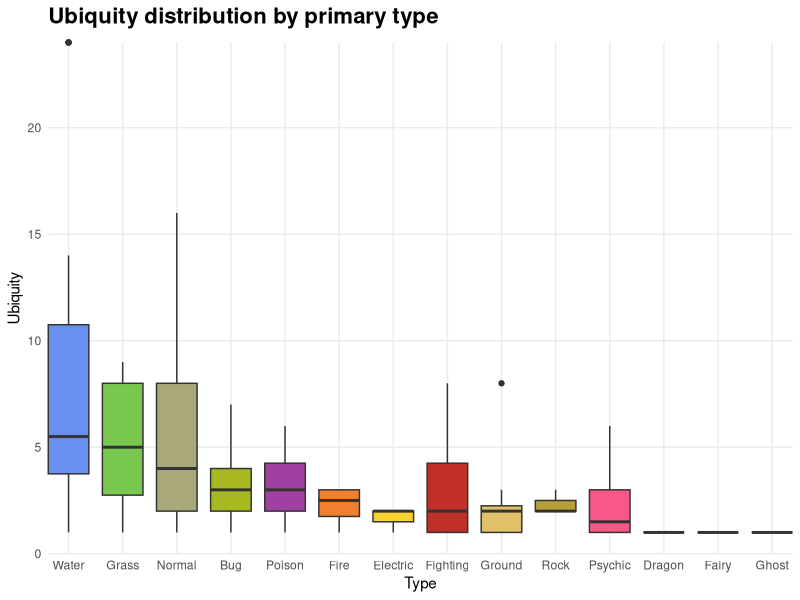
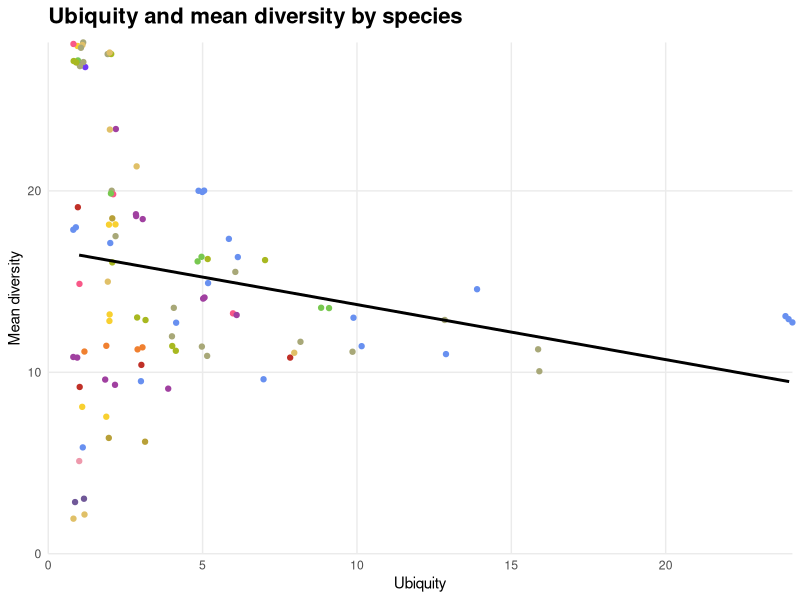
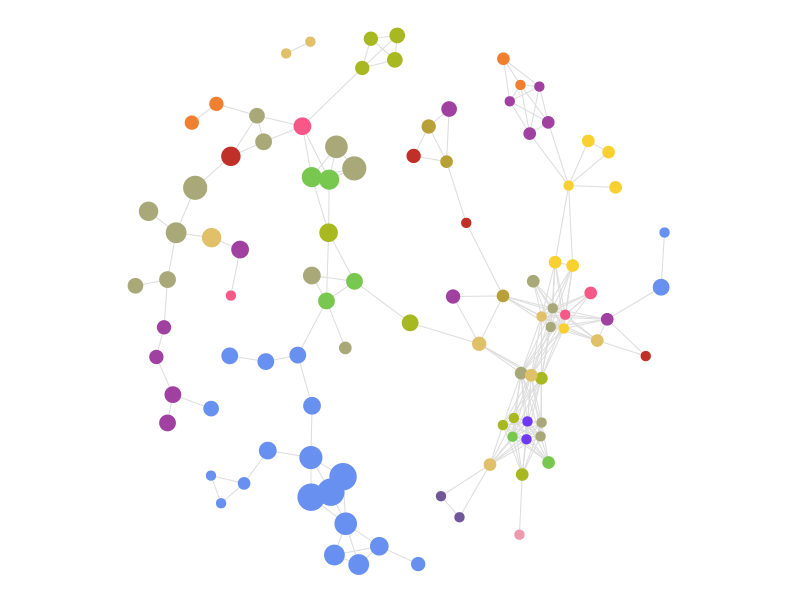
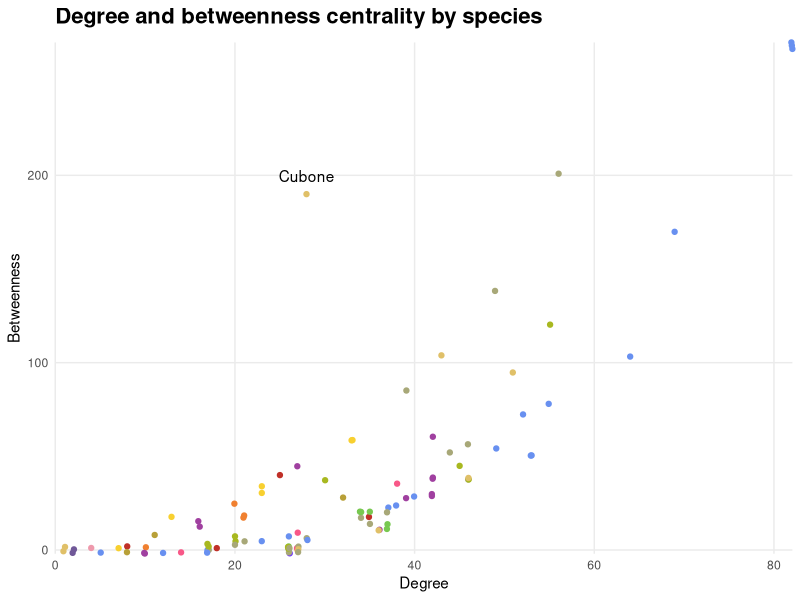
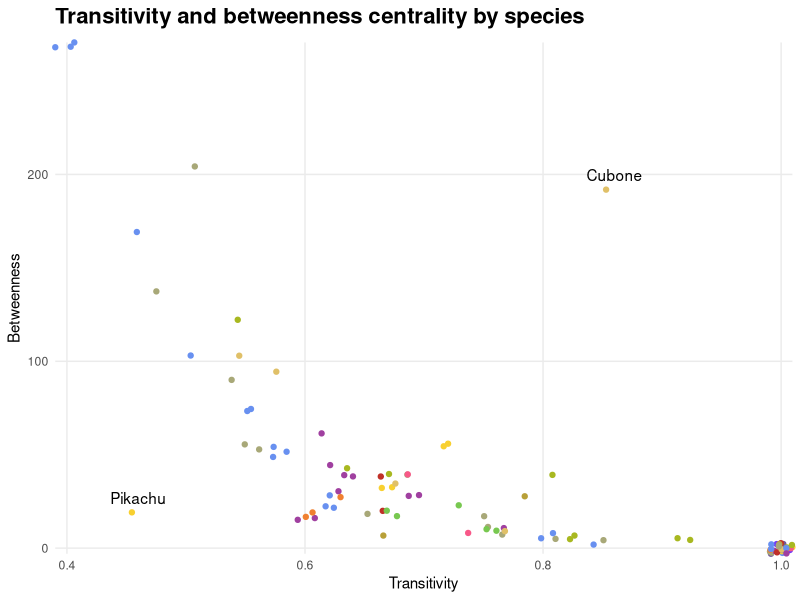

Recreate these plots in R, in order. (Note: this script raises an error after producing the figures.)
## ---- chunk 1
knitr::opts_chunk$set(message = F, warning = F,
                      dev = 'svg', fig.ext = 'svg',
                      fig.width = 8, fig.height = 4)

library(dplyr)
library(ggplot2)
library(igraph)
library(knitr)
library(readr)
library(tools)

# Type colours from https://bulbapedia.bulbagarden.net/wiki/Category:colour_templates
types <- read_csv('types.csv')

theme_set(
  theme_minimal(base_size = 11) +
    theme(panel.grid.minor = element_blank(),
          plot.subtitle = element_text(margin = margin(b = 10), size = 13),
          plot.title = element_text(face = 'bold', margin = margin(b = 10), size = 16),
          strip.text = element_text(face = 'bold', hjust = 0, margin = margin(b = 5), size = 12))
)
## ---- chunk 2
encounters <- read_csv('encounters.csv')
## ---- chunk 3
habits <- table(encounters$species, encounters$location)
## ---- chunk 4
pokemon <- tibble(species = rownames(habits), ubiquity = rowSums(habits))
## ---- chunk 5
pokemon <- encounters %>%
  distinct(species, type) %>%
  left_join(pokemon) %>%
  left_join(types) %>%
  arrange(species) %>%
  mutate_at(c('species', 'type'), toTitleCase)

pokemon %>%
  ggplot(aes(reorder(type, -ubiquity, median), ubiquity)) +
  geom_boxplot(aes(fill = colour), show.legend = F) +
  coord_cartesian(clip = 'off') +
  labs(x = 'Type',
       y = 'Ubiquity', 
       title = 'Ubiquity distribution by primary type') +
  scale_fill_identity() +
  scale_x_discrete(expand = c(0, 0)) +
  scale_y_continuous(expand = c(0, 0), limits = c(0, NA))
## ---- chunk 6
locations <- tibble(name = colnames(habits), diversity = colSums(habits))
## ---- chunk 7
pokemon$mean_diversity <- colSums(t(habits) * locations$diversity) / pokemon$ubiquity
## ---- chunk 8
set.seed(0)
pokemon %>%
  ggplot(aes(ubiquity, mean_diversity)) +
  geom_jitter(aes(col = colour), width = 0.2, height = 0.2) +
  geom_smooth(method = 'lm', colour = 'black', se = F) +
  coord_cartesian(clip = 'off') +
  labs(x = 'Ubiquity',
       y = 'Mean diversity',
       title = 'Ubiquity and mean diversity by species') +
  scale_x_continuous(expand = c(0, 0), limits = c(0, NA)) +
  scale_y_continuous(expand = c(0, 0), limits = c(0, NA)) +
  scale_colour_identity()
## ---- chunk 9
cohabits <- habits %*% t(habits)
## ---- chunk 10
jaccard <- function (C) {
  U <- matrix(rep(diag(C), nrow(C)), ncol = nrow(C))
  H <- U + t(U) - C
  J <- C / H
  return (J)
}
## ---- chunk 11
library(igraph)

net <- graph.adjacency(jaccard(cohabits), weighted = T, mode = 'undirected')
net <- simplify(net)  # Remove loops
## ---- chunk 12
augmented_msf <- function (G) {
  E(G)$id <- seq(gsize(G))
  msf_ids <- E(mst(G, -E(G)$weight))$id
  cutoff <- quantile(E(G)$weight, (gsize(G) - gorder(G)) / gsize(G))[1]
  aug_ids <- which(E(G)$weight >= cutoff)
  aug_msf <- subgraph.edges(G, eids = E(G)[unique(c(msf_ids, aug_ids))])
  return (aug_msf)
}
## ---- chunk 13
E(net)$color <- '#dddddd'
V(net)$color <- as.character(pokemon$colour)
V(net)$frame.color <- V(net)$color
V(net)$label <- NA
V(net)$size <- 10 * (pokemon$ubiquity / max(pokemon$ubiquity)) ^ 0.33

aug_msf <- augmented_msf(net)

set.seed(0)
aug_msf_layout <- layout_nicely(aug_msf)
par(mar = rep(0, 4))
plot(aug_msf, layout = aug_msf_layout)
## ---- chunk 14
pokemon$degree <- degree(net)
pokemon %>%
  select(species, type, degree) %>%
  arrange(-degree) %>%
  head(6) %>%
  `colnames<-`(toTitleCase(colnames(.))) %>%
  kable(align = 'c')
## ---- chunk 15
pokemon$betweenness <- round(betweenness(net, weights = rep(1, gsize(net))), 2)
pokemon %>%
  select(species, betweenness) %>%
  arrange(-betweenness) %>%
  head(6) %>%
  `colnames<-`(toTitleCase(colnames(.))) %>%
  kable(align = 'c')
## ---- chunk 16
label_text <- rep(NA, nrow(pokemon))
label_text[which(pokemon$species == 'Cubone')] <- 'Cubone'
set.seed(0)
pokemon %>%
  ggplot(aes(degree, betweenness)) +
  geom_jitter(aes(colour = colour), width = 0.1, height = 2) +
  geom_text(label = label_text, vjust = -1) +
  coord_cartesian(clip = 'off') +
  labs(x = 'Degree',
       y = 'Betweenness',
       title = 'Degree and betweenness centrality by species') +
  scale_colour_identity() +
  scale_x_continuous(expand = c(0, 0), limits = c(0, NA)) +
  scale_y_continuous(expand = c(0, 0), limits = c(-2, NA))
## ---- chunk 17
label_text[which(pokemon$species == 'Pikachu')] <- 'Pikachu'
pokemon$transitivity <- round(transitivity(net, type = 'local'), 2)
pokemon %>%
  ggplot(aes(transitivity, betweenness)) +
  geom_jitter(aes(colour = colour), width = 0.01, height = 3) +
  geom_text(label = label_text, vjust = -1) +
  coord_cartesian(clip = 'off') +
  labs(x = 'Transitivity',
       y = 'Betweenness',
       title = 'Transitivity and betweenness centrality by species') +
  scale_colour_identity() +
  scale_x_continuous(expand = c(0, 0)) +
  scale_y_continuous(expand = c(0, 0))
## ---- chunk 18
cocontains <- t(habits) %*% habits
cocontains <- pmin(cocontains, 1)  # Remove parallel edges
location_net <- graph.adjacency(cocontains, mode = 'undirected')
## ---- chunk 19
locations <- locations %>%
  mutate(name = toTitleCase(gsub('-', ' ', name))) %>%
  mutate(degree = degree(location_net),
         mean_ubiquity = colSums(habits * pokemon$ubiquity) / locations$diversity, 2,
         betweenness = betweenness(location_net))

locations %>%
  mutate(name = gsub('Kanto ', '', name)) %>%
  select(location = name, mean_ubiquity, degree, diversity) %>%
  arrange(-mean_ubiquity) %>%
  head(6) %>%
  `colnames<-`(toTitleCase(gsub('_', ' ', colnames(.)))) %>%
  kable(align = 'c', digits = 2)
## ---- chunk 20
locations %>%
  mutate(name = gsub('Kanto ', '', name)) %>%
  select(location = name, betweenness, degree, diversity) %>%
  arrange(-betweenness) %>%
  head(6) %>%
  `colnames<-`(toTitleCase(gsub('_', ' ', colnames(.)))) %>%
  kable(align = 'c', digits = 2)
## ---- chunk 21
options(width = 80)
writeLines(capture.output(sessioninfo::session_info()), 'session.log')
